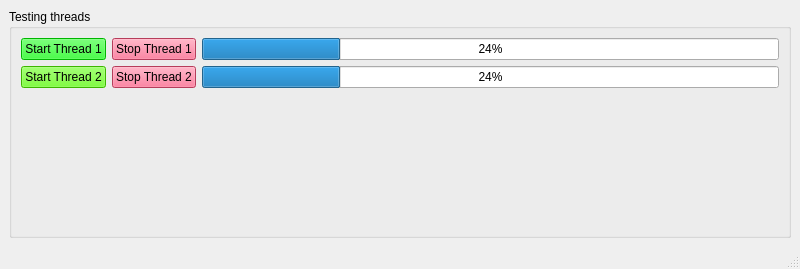
<?xml version="1.0" encoding="UTF-8"?>
<ui version="4.0">
 <class>MainWindow</class>
 <widget class="QMainWindow" name="MainWindow">
  <property name="geometry">
   <rect>
    <x>0</x>
    <y>0</y>
    <width>800</width>
    <height>269</height>
   </rect>
  </property>
  <property name="windowTitle">
   <string>MainWindow</string>
  </property>
  <widget class="QWidget" name="centralwidget">
   <layout class="QGridLayout" name="gridLayout_2">
    <item row="0" column="0">
     <widget class="QGroupBox" name="groupBox">
      <property name="title">
       <string>Testing threads</string>
      </property>
      <layout class="QGridLayout" name="gridLayout_3">
       <item row="0" column="0">
        <layout class="QGridLayout" name="gridLayout">
         <item row="0" column="2">
          <widget class="QProgressBar" name="progressBar">
           <property name="value">
            <number>24</number>
           </property>
          </widget>
         </item>
         <item row="0" column="0">
          <widget class="QPushButton" name="pushButton">
           <property name="styleSheet">
            <string notr="true">background-color: rgb(0, 255, 0);</string>
           </property>
           <property name="text">
            <string>Start Thread 1</string>
           </property>
          </widget>
         </item>
         <item row="0" column="3" rowspan="3">
          <layout class="QVBoxLayout" name="verticalLayout"/>
         </item>
         <item row="1" column="0">
          <widget class="QPushButton" name="pushButton_2">
           <property name="styleSheet">
            <string notr="true">background-color: rgb(85, 255, 0);</string>
           </property>
           <property name="text">
            <string>Start Thread 2</string>
           </property>
          </widget>
         </item>
         <item row="1" column="2">
          <widget class="QProgressBar" name="progressBar_2">
           <property name="value">
            <number>24</number>
           </property>
          </widget>
         </item>
         <item row="0" column="1">
          <widget class="QPushButton" name="pushButton_4">
           <property name="styleSheet">
            <string notr="true">background-color: rgb(255, 85, 127);</string>
           </property>
           <property name="text">
            <string>Stop Thread 1</string>
           </property>
          </widget>
         </item>
         <item row="1" column="1">
          <widget class="QPushButton" name="pushButton_5">
           <property name="styleSheet">
            <string notr="true">background-color: rgb(255, 85, 127);</string>
           </property>
           <property name="text">
            <string>Stop Thread 2</string>
           </property>
          </widget>
         </item>
        </layout>
       </item>
      </layout>
     </widget>
    </item>
   </layout>
  </widget>
  <widget class="QStatusBar" name="statusbar"/>
 </widget>
 <resources/>
 <connections>
  <connection>
   <sender>pushButton</sender>
   <signal>clicked()</signal>
   <receiver>progressBar</receiver>
   <slot>reset()</slot>
   <hints>
    <hint type="sourcelabel">
     <x>42</x>
     <y>52</y>
    </hint>
    <hint type="destinationlabel">
     <x>156</x>
     <y>56</y>
    </hint>
   </hints>
  </connection>
  <connection>
   <sender>pushButton_2</sender>
   <signal>clicked()</signal>
   <receiver>progressBar_2</receiver>
   <slot>reset()</slot>
   <hints>
    <hint type="sourcelabel">
     <x>52</x>
     <y>130</y>
    </hint>
    <hint type="destinationlabel">
     <x>97</x>
     <y>129</y>
    </hint>
   </hints>
  </connection>
 </connections>
</ui>
